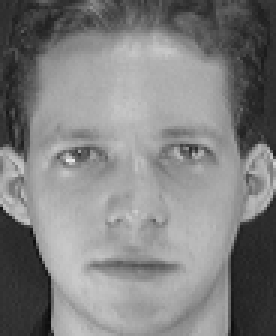
#> input picture dataset/Dataset Original de Kaggle/Organizacion/s1/1.pgm, 92 x 112 px, found by its file name (shown 3 times larger)
$ jupyter execute --allow-errors 'Semana 1 y 2.ipynb'
#> lines starting #> are read from the running program, lines starting #| are printed output that depends on the picture
[cell 1]
import os
import cv2
import numpy as np
import pandas as pd
import matplotlib.pyplot as plt

[cell 2]
# Visualización de imagen del dataset
ruta = "../dataset/Dataset Original de Kaggle/Organizacion/Sujeto 1/1.pgm"

imagen = cv2.imread(ruta, cv2.IMREAD_GRAYSCALE)
#> imagen is the input picture: shape (112, 92); min 11, max 234, mean 128.3

print(imagen.shape)
#| (112, 92)

plt.imshow(imagen, cmap='gray')
plt.title("Imagen ORL")
plt.axis('off')
plt.show()

[cell 3]
# Visualización de imágenes de un sujeto del dataset
persona = "../dataset/Dataset Original de Kaggle/Organizacion/Sujeto 1"

#> (the rest of this cell did not finish here and is left out)

[cell 4]
ruta_dataset = "../dataset/Dataset Original de Kaggle/Organizacion"

personas = os.listdir(ruta_dataset)

print("Cantidad de personas:", len(personas))

[cell 5]
datos = []

for persona in personas:

    carpeta = os.path.join(ruta_dataset, persona)

    cantidad = len(os.listdir(carpeta))

    datos.append({
        "persona": persona,
        "imagenes": cantidad
    })

df = pd.DataFrame(datos)

df.head()

[cell 6]
plt.figure(figsize=(12,5))

plt.bar(df["persona"], df["imagenes"])

plt.title("Cantidad de imágenes por persona")

plt.xlabel("Persona")

plt.ylabel("Número de imágenes")

plt.xticks(rotation=90)

plt.show()
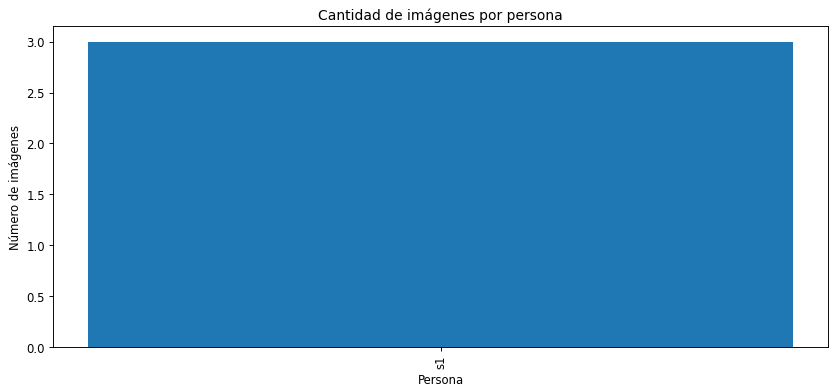
#> figure drawn by matplotlib, 1 panel

[cell 7]
persona = "s1"

ruta_persona = os.path.join(ruta_dataset, persona)

imagenes = os.listdir(ruta_persona)

ruta_imagen = os.path.join(ruta_persona, imagenes[0])

img = cv2.imread(ruta_imagen, cv2.IMREAD_GRAYSCALE)

print("Dimensiones:", img.shape)
#| Dimensiones: (112, 92)

[cell 8]
imagenes_invalidas = []

for persona in personas:

    carpeta = os.path.join(ruta_dataset, persona)

    for archivo in os.listdir(carpeta):

        ruta = os.path.join(carpeta, archivo)

        img = cv2.imread(ruta)

        if img is None:
            imagenes_invalidas.append(ruta)

print("Imágenes corruptas:", len(imagenes_invalidas))

# Organización en carpetas con la nomenclatura s=sujeto y el número

[cell 9]
import os
import re
base = "../dataset/Dataset Original de Kaggle/Organizacion"

for nombre in os.listdir(base):
    ruta_vieja = os.path.join(base, nombre)

    # Solo carpetas que se llamen "Sujeto N"
    match = re.fullmatch(r"Sujeto (\d+)", nombre)
    if os.path.isdir(ruta_vieja) and match:
        nuevo_nombre = f"s{match.group(1)}"
        ruta_nueva = os.path.join(base, nuevo_nombre)
        os.rename(ruta_vieja, ruta_nueva)
        print(f"{nombre} -> {nuevo_nombre}")

# Organización en la nueva ruta ORL_limpio partición de Training y Testing

[cell 10]
import shutil
origen = "../dataset/Dataset Original de Kaggle/Organizacion"
destino = "../dataset/ORL_limpio"

train_dir = os.path.join(destino, "Training")
test_dir = os.path.join(destino, "Testing")

# Ordenar los sujetos numéricamente: s1, s2, ..., s40
sujetos = sorted(
    [d for d in os.listdir(origen)
     if os.path.isdir(os.path.join(origen, d)) and re.fullmatch(r"s\d+", d)],
    key=lambda x: int(x[1:])
)

for sujeto in sujetos:
    carpeta_origen = os.path.join(origen, sujeto)
    carpeta_train = os.path.join(train_dir, sujeto)
    carpeta_test = os.path.join(test_dir, sujeto)

    os.makedirs(carpeta_train, exist_ok=True)
    os.makedirs(carpeta_test, exist_ok=True)

    # Imágenes 1.pgm a 9.pgm -> Training (mismo nombre)
    for i in range(1, 10):
        archivo = f"{i}.pgm"
        src = os.path.join(carpeta_origen, archivo)
        if os.path.exists(src):
            shutil.copy2(src, os.path.join(carpeta_train, archivo))
        else:
            print(f"Falta {src}")

    # Imagen 10.pgm -> Testing renombrada como 1.pgm
    src_test = os.path.join(carpeta_origen, "10.pgm")
    if os.path.exists(src_test):
        shutil.copy2(src_test, os.path.join(carpeta_test, "1.pgm"))
    else:
        print(f"Falta {src_test}")

print(f"Listo. {len(sujetos)} sujetos procesados.")

# Generación del pipeline para degaradar las imágenes

[cell 11]
def degradar_imagen(imagen, escala=4, agregar_ruido=True, sigma_ruido=5):
#> called with escala = 4, agregar_ruido = True, sigma_ruido = 5
    h, w = imagen.shape
#> h = 112; w = 92
    blur = cv2.GaussianBlur(imagen, (5, 5), sigmaX=1.0)
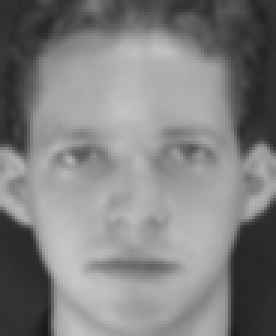
#> blur: shape (112, 92) (shown 3 times larger); min 26, max 199, mean 128.4

    lr_small = cv2.resize(blur, (w // escala, h // escala),
                          interpolation=cv2.INTER_LINEAR)
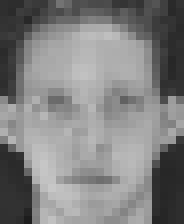
#> lr_small: shape (28, 23) (shown 8 times larger); min 29, max 199, mean 128.5

    lr_upscaled = cv2.resize(lr_small, (w, h),
                             interpolation=cv2.INTER_LINEAR)
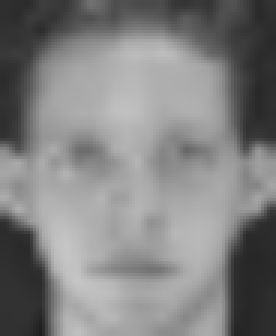
#> lr_upscaled: shape (112, 92) (shown 3 times larger); min 31, max 197, mean 128.4

    if agregar_ruido:
        ruido = np.random.normal(0, sigma_ruido, lr_upscaled.shape).astype(np.float32)
        lr_upscaled = np.clip(lr_upscaled.astype(np.float32) + ruido, 0, 255).astype(np.uint8)

    return lr_upscaled

[cell 12]
def aplicar_clahe(imagen_gray, clip_limit=2.0, tile_grid_size=(8, 8)):
#> called with clip_limit = 2, tile_grid_size = (8, 8)
    clahe = cv2.createCLAHE(clipLimit=clip_limit, tileGridSize=tile_grid_size)
    return clahe.apply(imagen_gray)
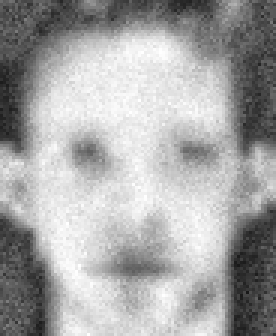
#> returned value: shape (112, 92) (shown 3 times larger); min 24, max 255, mean 166.2

[cell 13]
def pipeline_preprocesamiento(imagen_hr, escala=4, clip_limit=2.0, tile_grid_size=(8, 8)):
    lr = degradar_imagen(imagen_hr, escala=escala)
    lr_clahe = aplicar_clahe(lr, clip_limit, tile_grid_size)

    # Normalización final para el modelo (rango [0,1] o [-1,1])
    lr_normalizada = lr_clahe.astype(np.float32) / 255.0

    return {
        "hr":           imagen_hr,
        "lr":           lr,
        "lr_clahe":     lr_clahe,
        "lr_norm":      lr_normalizada
    }

[cell 14]
ruta = "../dataset/ORL_Limpio/Training/s1/1.pgm"
imagen_hr = cv2.imread(ruta, cv2.IMREAD_GRAYSCALE)

etapas = pipeline_preprocesamiento(imagen_hr, escala=4)
#> etapas = 4 items

titulos = ["HR Original\n(112×92)", "LR Degradada\n(÷4 + ruido)", "LR + CLAHE\n(lista para modelo)"]
imgs    = [etapas["hr"], etapas["lr"], etapas["lr_clahe"]]

fig, axes = plt.subplots(1, 3, figsize=(10, 4))
for ax, img, titulo in zip(axes, imgs, titulos):
    ax.imshow(img, cmap='gray')
    ax.set_title(titulo, fontsize=10)
    ax.axis('off')
#> this loop made 3 passes

plt.suptitle("Pipeline: HR → LR → CLAHE", fontweight='bold')
plt.tight_layout()
plt.show()

# Histogramas para verificar mejora de contraste
fig, axes = plt.subplots(1, 3, figsize=(10, 3))
for ax, img, titulo in zip(axes, imgs, titulos):
    ax.hist(img.ravel(), bins=64, color='steelblue', alpha=0.8)
    ax.set_title(f"Histograma\n{titulo.split(chr(10))[0]}", fontsize=9)
    ax.set_xlim([0, 255])

plt.tight_layout()
plt.show()
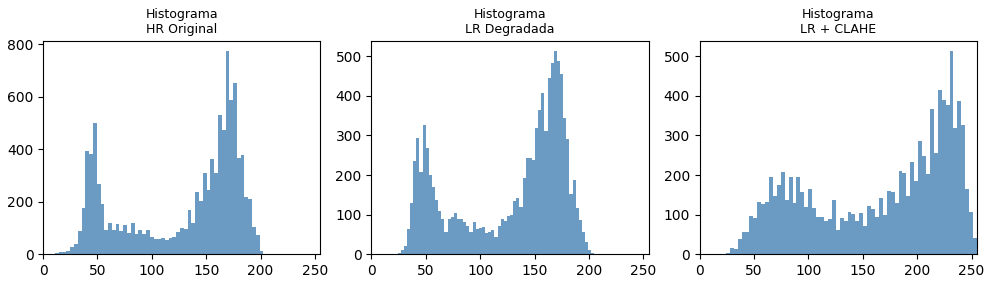
#> figure drawn by matplotlib, 3 panels; panel 1: tallest bar 773 high, from x = 167.8 to 171.3; panel 2: tallest bar 512 high, from x = 167.8 to 170.6; panel 3: tallest bar 512 high, from x = 229.7 to 233.3

$ run again, with dataset/Dataset Original de Kaggle/Organizacion/s1/9.pgm copied over dataset/Dataset Original de Kaggle/Organizacion/s1/1.pgm
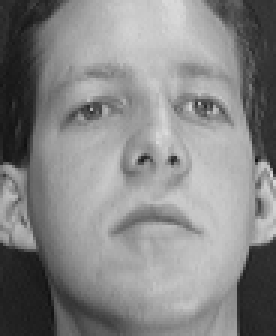
#> input picture dataset/Dataset Original de Kaggle/Organizacion/s1/9.pgm, 92 x 112 px, found by its file name (shown 3 times larger)
#> imagen is the input picture: shape (112, 92); min 15, max 219, mean 134.2
#| (112, 92)
#| Dimensiones: (112, 92)
#> in aplicar_clahe, `return clahe.apply(imagen_gray)`:
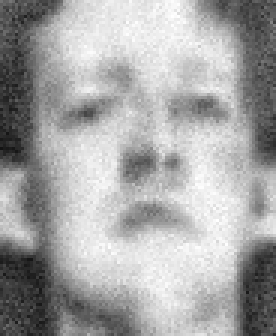
#> returned value: shape (112, 92) (shown 3 times larger); min 19, max 255, mean 166
#> etapas = 4 items
#> the loop `for ax, img, titulo in zip(axes, imgs, titulos):` made 3 passes
#> `plt.show()`:
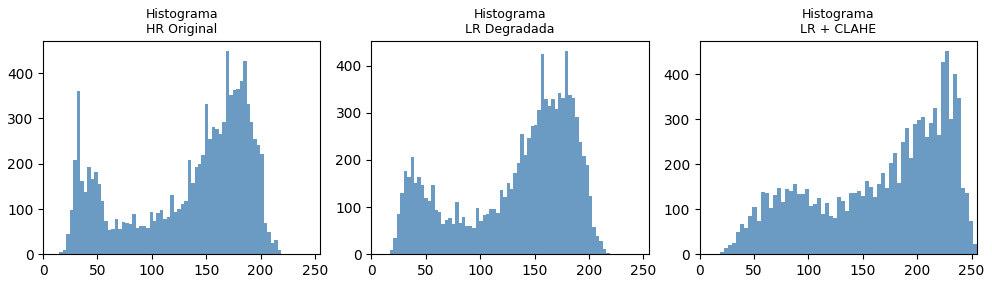
#> figure drawn by matplotlib, 3 panels; panel 1: tallest bar 448 high, from x = 168 to 171.2; panel 2: tallest bar 430 high, from x = 178 to 181.1; panel 3: tallest bar 450 high, from x = 225.5 to 229.2

$ run again, with dataset/Dataset Original de Kaggle/Organizacion/s1/3.pgm copied over dataset/Dataset Original de Kaggle/Organizacion/s1/1.pgm
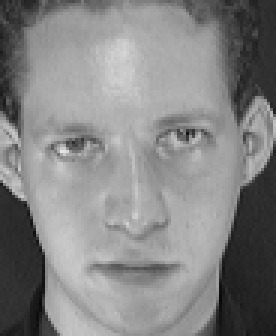
#> input picture dataset/Dataset Original de Kaggle/Organizacion/s1/3.pgm, 92 x 112 px, found by its file name (shown 3 times larger)
#> imagen is the input picture: shape (112, 92); min 7, max 232, mean 132.6
#| (112, 92)
#| Dimensiones: (112, 92)
#> in aplicar_clahe, `return clahe.apply(imagen_gray)`:
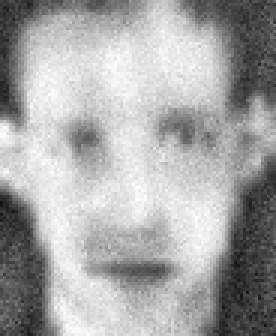
#> returned value: shape (112, 92) (shown 3 times larger); min 21, max 255, mean 166.9
#> etapas = 4 items
#> the loop `for ax, img, titulo in zip(axes, imgs, titulos):` made 3 passes
#> `plt.show()`:
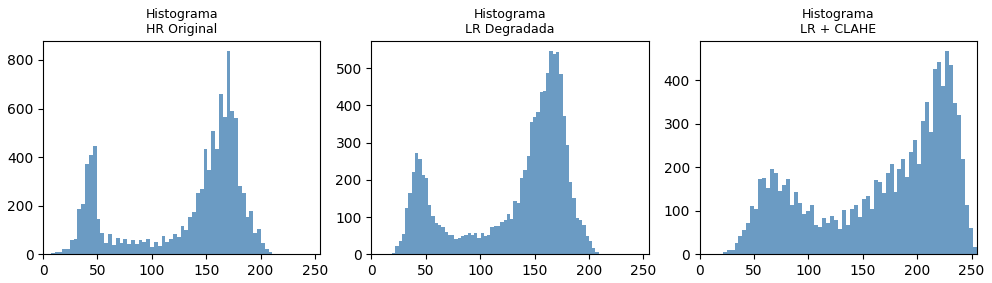
#> figure drawn by matplotlib, 3 panels; panel 1: tallest bar 835 high, from x = 168.7 to 172.2; panel 2: tallest bar 545 high, from x = 163.8 to 166.8; panel 3: tallest bar 466 high, from x = 225.8 to 229.4

$ run again, with dataset/Dataset Original de Kaggle/Organizacion/s1/4.pgm copied over dataset/Dataset Original de Kaggle/Organizacion/s1/1.pgm
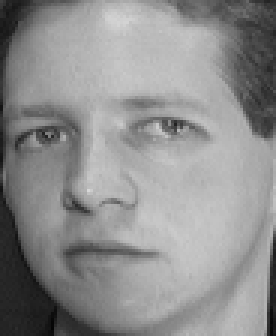
#> input picture dataset/Dataset Original de Kaggle/Organizacion/s1/4.pgm, 92 x 112 px, found by its file name (shown 3 times larger)
#> imagen is the input picture: shape (112, 92); min 5, max 215, mean 142.1
#| (112, 92)
#| Dimensiones: (112, 92)
#> in aplicar_clahe, `return clahe.apply(imagen_gray)`:
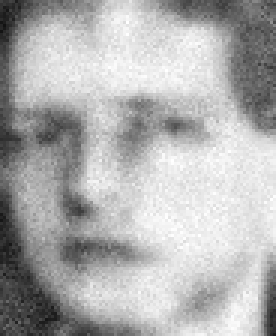
#> returned value: shape (112, 92) (shown 3 times larger); min 18, max 255, mean 176.1
#> etapas = 4 items
#> the loop `for ax, img, titulo in zip(axes, imgs, titulos):` made 3 passes
#> `plt.show()`:
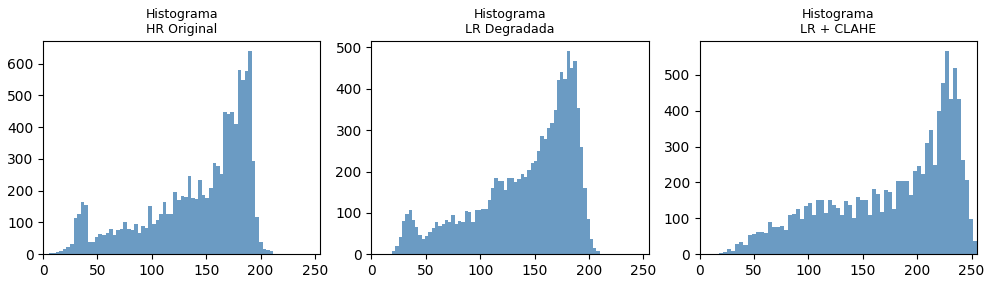
#> figure drawn by matplotlib, 3 panels; panel 1: tallest bar 638 high, from x = 188.8 to 192; panel 2: tallest bar 490 high, from x = 179.7 to 182.7; panel 3: tallest bar 565 high, from x = 225.4 to 229.1
